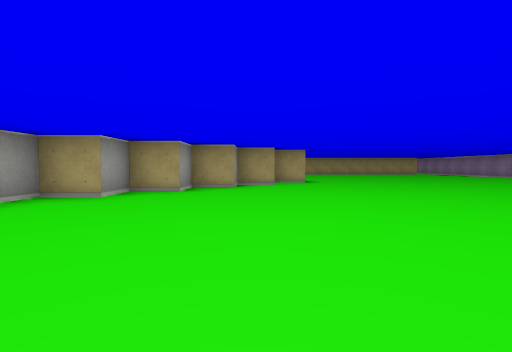
view 1 (above)

18 first-person views from a walk through a cub3D maze. The camera is about half as high as the walls, tilts 2° down and sees 85° across. The floor is counted in squares. Each view is taken from the middle of a square. On the plan, view 1 faces up. The plan holds only what a view shows up to about 9 squares ahead; the rest is blank. The place goes on beyond the plan.

view 2
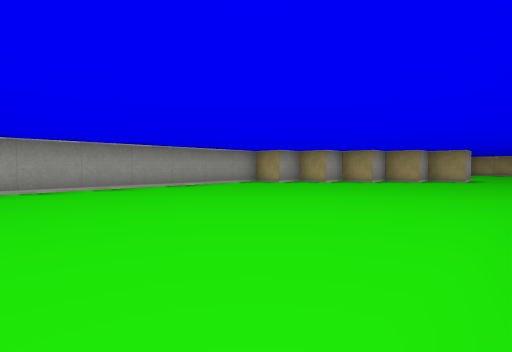

view 3
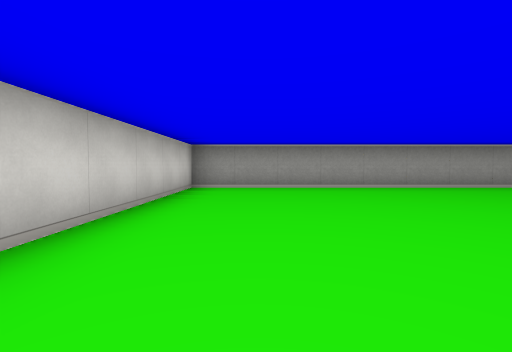

view 4
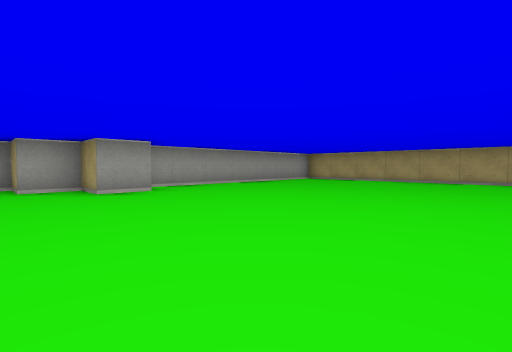

view 5
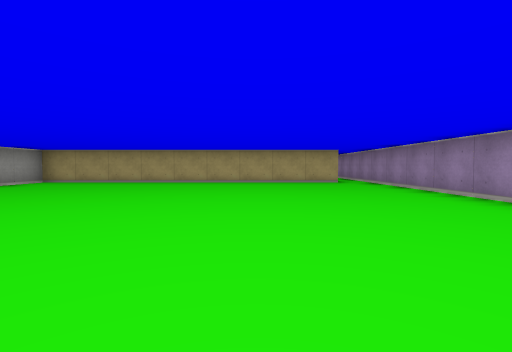

view 6
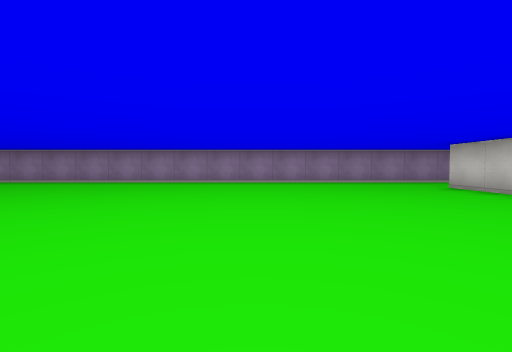

view 7
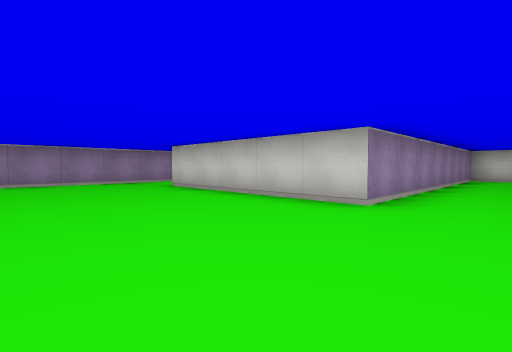

view 8
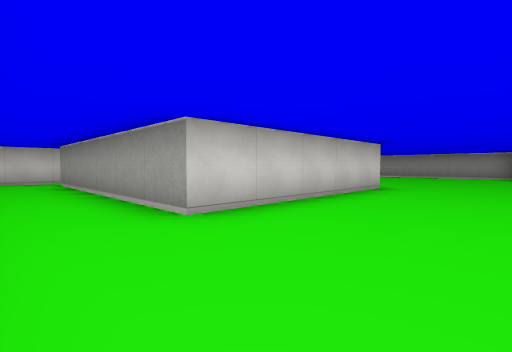

view 9
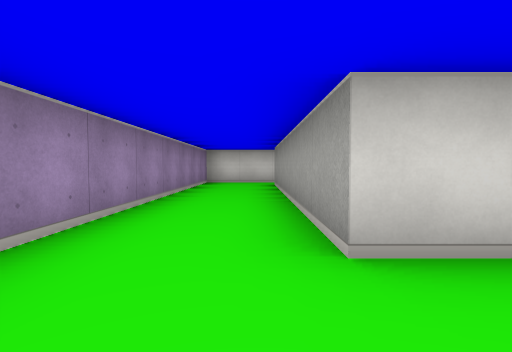

view 10
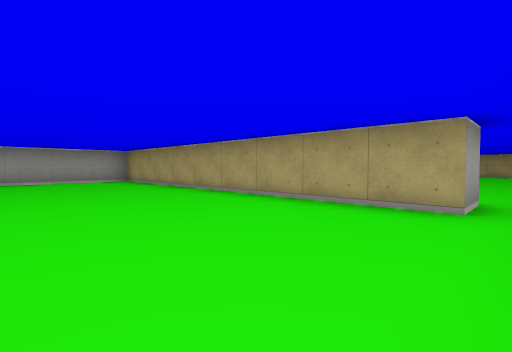

view 11
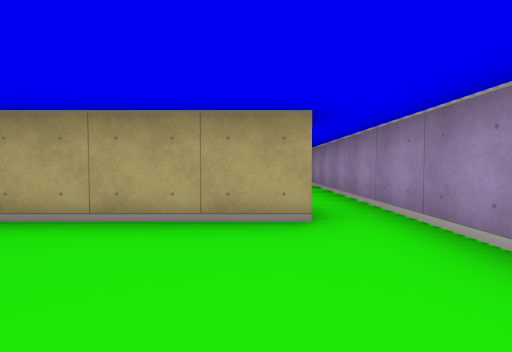

view 12
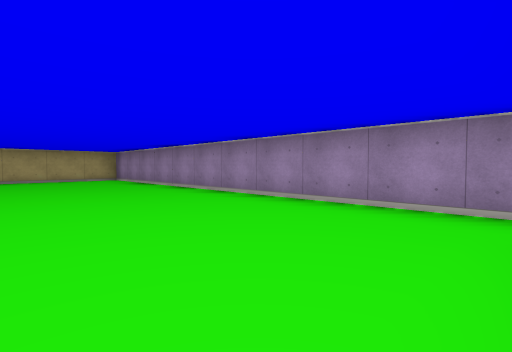

view 13
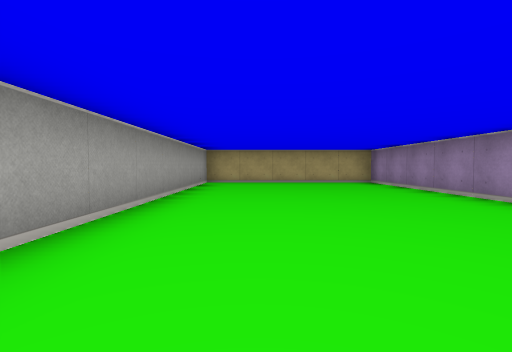

view 14
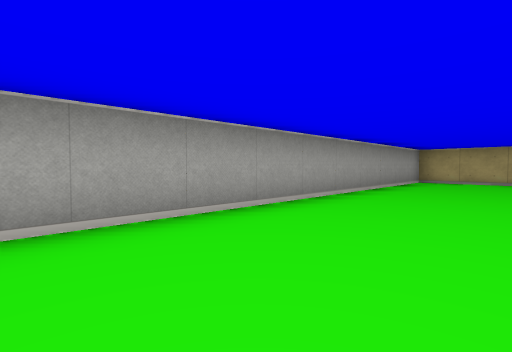

view 15
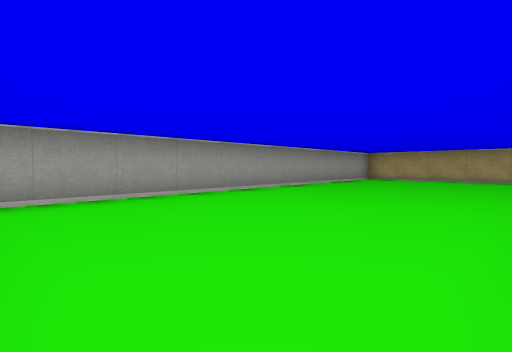

view 16
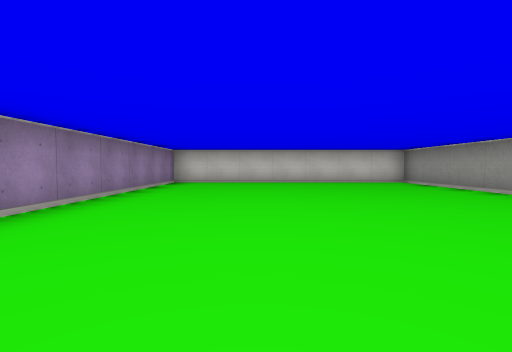

view 17
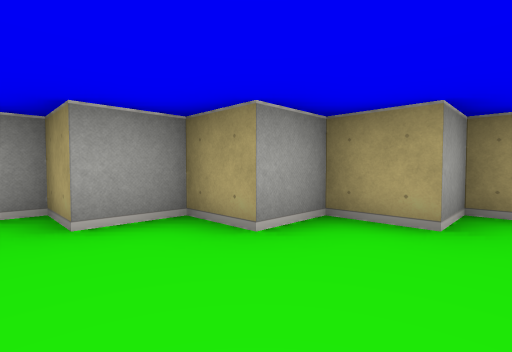

view 18
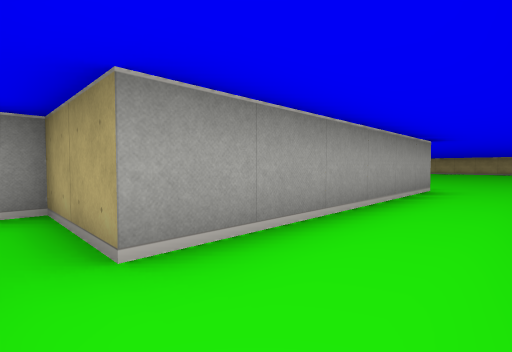

### Floor plan
Ten units are one square. View 1 is at (0, 0); x grows to the right and y downward. Boxes are objects, and circles mark ways between rooms. Rooms are numbered by the first view taken in them; rooms with no view inside come last. Other rooms are left out.
<svg viewBox="-40 -290 150 350">
<path fill="none" stroke="#000" d="M15 -96 15 -85 5 -85 5 -75 -5 -75 -5 -65 -15 -65 -15 -55 -25 -55 -25 -45 -35 -45 -35 55 35 55 35 -25 85 -25 85 35 65 35 65 39M82 45 105 45 105 -175M95 -175 95 -165 5 -165 5 -99M105 -175 105 -285 55 -285 55 -181"/>
<circle cx="100" cy="-170" r="3" fill="#2a7"/>
<text x="40" y="-60">1</text>
<text x="80" y="-230">2</text>
</svg>
Room 1 opens to room 2.

Where each view was taken, in squares from view 1:
view 1: 0 up, 0 right, facing up
view 2: 2 down, 3 right, facing up-left
view 3: 4 down, 3 right, facing left
view 4: 7 up, 7 right, facing up-left
view 5: 8 up, 7 right, facing up
view 6: 7 up, 2 right, facing right
view 7: 6 up, 2 right, facing down-right
view 8: 5 up, 10 right, facing down-left
view 9: 4 up, 9 right, facing down
view 10: 13 up, 10 right, facing up-left
view 11: 14 up, 9 right, facing up
view 12: 18 up, 7 right, facing up-right
view 13: 20 up, 7 right, facing up
view 14: 19 up, 8 right, facing up-left
view 15: 18 up, 10 right, facing up-left
view 16: 3 up, 1 right, facing down
view 17: 4 up, 0 right, facing up-left
view 18: 4 down, 10 right, facing up-left
